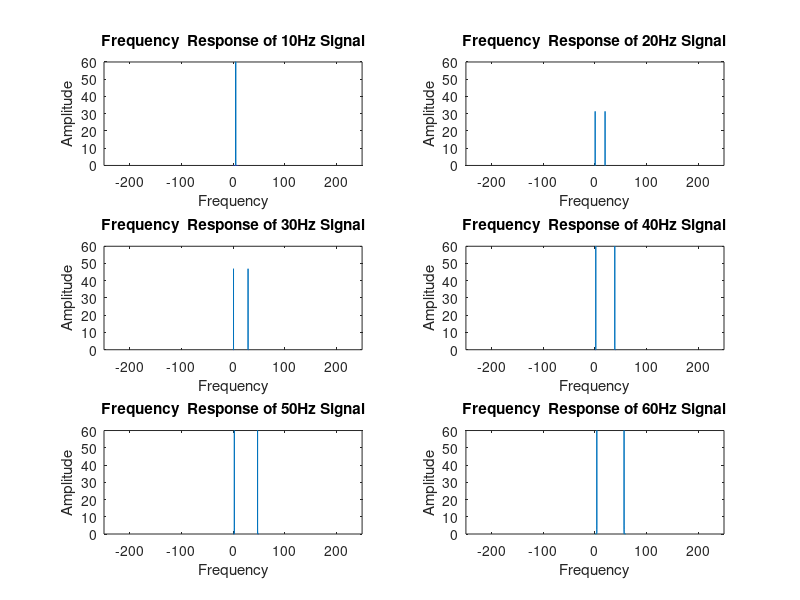

Write the MATLAB code that produced this figure.
t = 0:0.001:1;
f = [10 20 30 40 50 60]

y1 = sin(2*pi*f(1)*t);
N = length(y1);
ft = fft(y1);
fa = (0:N-1)*(f(1)/N);
subplot(3,2,1)
plot(fa,abs(fftshift(ft)));
axis([-250,250,0,60]);
xlabel('Frequency')
ylabel('Amplitude')
title('Frequency  Response of 10Hz Signal');

y1 = sin(2*pi*f(2)*t);
N = length(y1);
ft = fft(y1);
fa = (0:N-1)*(f(2)/N);
subplot(3,2,2)
plot(fa,ft);
axis([-250,250,0,60]);
xlabel('Frequency')
ylabel('Amplitude')
title('Frequency  Response of 20Hz Signal');

y1 = sin(2*pi*f(3)*t);
N = length(y1);
ft = fft(y1);
fa = (0:N-1)*(f(3)/N);
subplot(3,2,3)
plot(fa,ft);
axis([-250,250,0,60]);
xlabel('Frequency')
ylabel('Amplitude')
title('Frequency  Response of 30Hz Signal');

y1 = sin(2*pi*f(4)*t);
N = length(y1);
ft = fft(y1);
fa = (0:N-1)*(f(4)/N);
subplot(3,2,4)
plot(fa,ft);
axis([-250,250,0,60]);
xlabel('Frequency')
ylabel('Amplitude')
title('Frequency  Response of 40Hz Signal');

y1 = sin(2*pi*f(5)*t);
N = length(y1);
ft = fft(y1);
fa = (0:N-1)*(f(5)/N);
subplot(3,2,5)
plot(fa,ft);
axis([-250,250,0,60]);
xlabel('Frequency')
ylabel('Amplitude')
title('Frequency  Response of 50Hz Signal');

y1 = sin(2*pi*f(6)*t);
N = length(y1);
ft = fft(y1);
fa = (0:N-1)*(f(6)/N);
subplot(3,2,6)
plot(fa,ft);
axis([-250,250,0,60]);
xlabel('Frequency')
ylabel('Amplitude')
title('Frequency  Response of 60Hz Signal');
